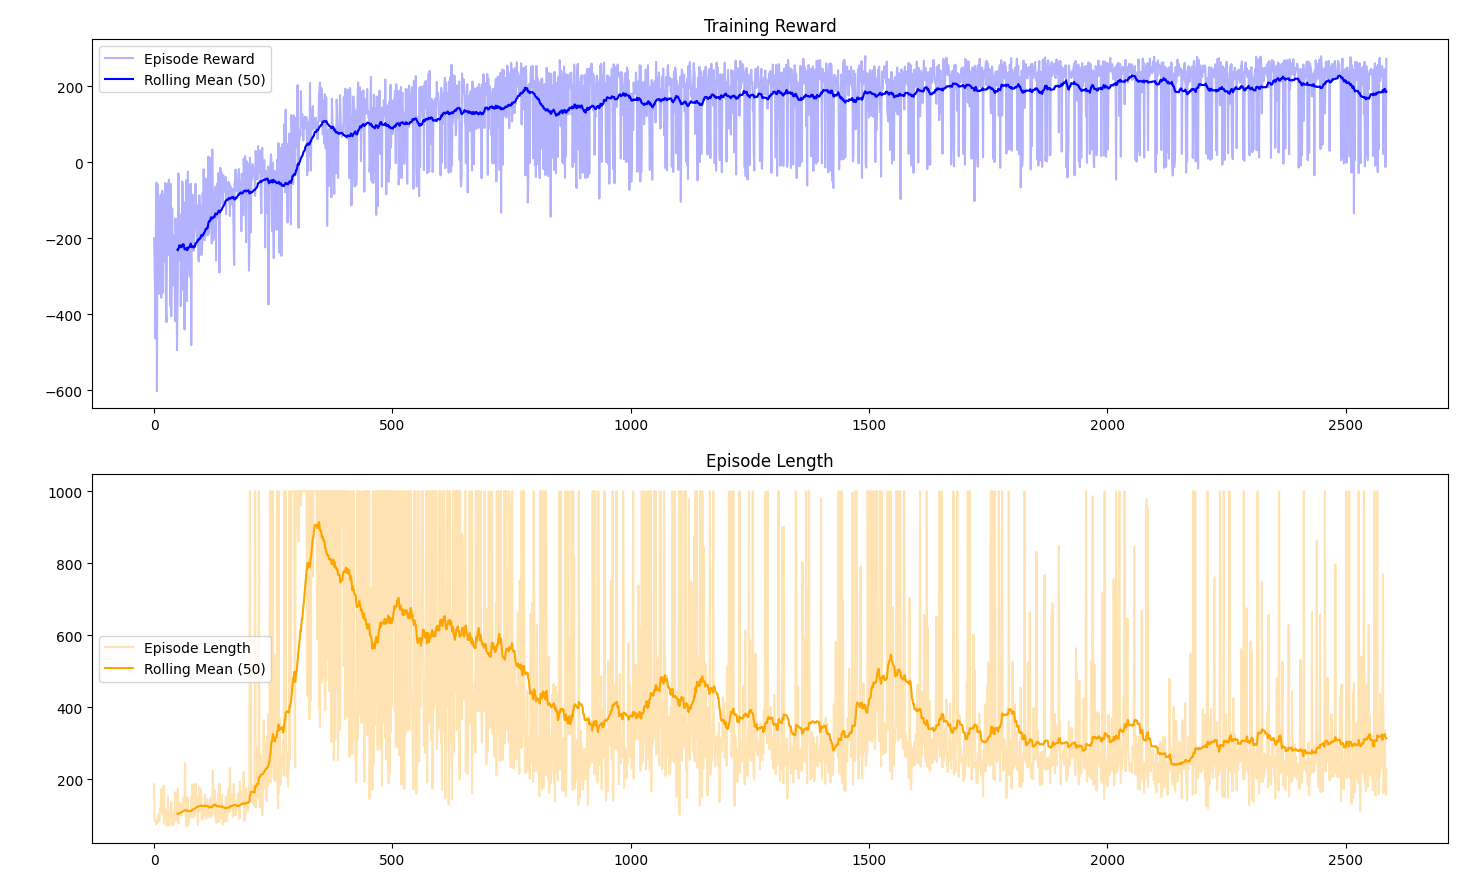

Recreate this plot in Python.
import gymnasium as gym
from stable_baselines3 import PPO
from stable_baselines3.common.monitor import Monitor
import os
import matplotlib.pyplot as plt
import pandas as pd

def main():
    print("Testing Gymnasium installation with PPO...")
    
    # Configuration
    ENV_ID = "LunarLanderContinuous-v3"
    LOG_DIR = "tmp_ppo_lunar_lander/"
    MODEL_PATH = "model_training/lunar_lander/ppo_model"
    TOTAL_TIMESTEPS = 1_000_000

    # 0. Setup log directory
    os.makedirs(LOG_DIR, exist_ok=True)
    
    # 1. Create environment
    # Wrap the environment with Monitor to log data
    env = Monitor(gym.make(ENV_ID), LOG_DIR)
    print(f"Created environment: {env}")

    # 2. Instantiate the agent
    model = PPO("MlpPolicy", env, verbose=1)

    # 3. Train the agent
    model.learn(total_timesteps=TOTAL_TIMESTEPS)
    print("Training finished.")

    # 4. Save and reload (optional, but good practice)
    model.save(MODEL_PATH)
    del model # remove to demonstrate loading
    model = PPO.load(MODEL_PATH)
    
    # --- Plotting Code ---
    print("Plotting training metrics...")
    try:
        # Monitor logs are CSV files with a header line
        df = pd.read_csv(os.path.join(LOG_DIR, "monitor.csv"), skiprows=1)
        
        # Calculate rolling window for smoother plots
        window_size = 50
        df['rolling_reward'] = df['r'].rolling(window=window_size).mean()
        df['rolling_len'] = df['l'].rolling(window=window_size).mean()

        fig, (ax1, ax2) = plt.subplots(2, 1, figsize=(10, 8))

        # Reward Plot
        ax1.plot(df['r'], alpha=0.3, color='blue', label='Episode Reward')
        ax1.plot(df['rolling_reward'], color='blue', label=f'Rolling Mean ({window_size})')
        ax1.set_title("Training Reward")
        ax1.legend()
        
        # Length Plot
        ax2.plot(df['l'], alpha=0.3, color='orange', label='Episode Length')
        ax2.plot(df['rolling_len'], color='orange', label=f'Rolling Mean ({window_size})')
        ax2.set_title("Episode Length")
        ax2.legend()
        
        plt.tight_layout()
        plt.show() # This will pop up a window
        print("Plot displayed.")
        
    except Exception as e:
        print(f"Error plotting: {e}")
    # ---------------------

    # 5. Visualize the trained agent
    print("Visualizing trained agent...")
    env_eval = gym.make(ENV_ID, render_mode="human")
    
    obs, info = env_eval.reset()
    for _ in range(1000):
        action, _states = model.predict(obs, deterministic=True)
        obs, reward, terminated, truncated, info = env_eval.step(action)
        
        if terminated or truncated:
            obs, info = env_eval.reset()

    env_eval.close()
    print("Demonstration completed!")

if __name__ == "__main__":
    main()
